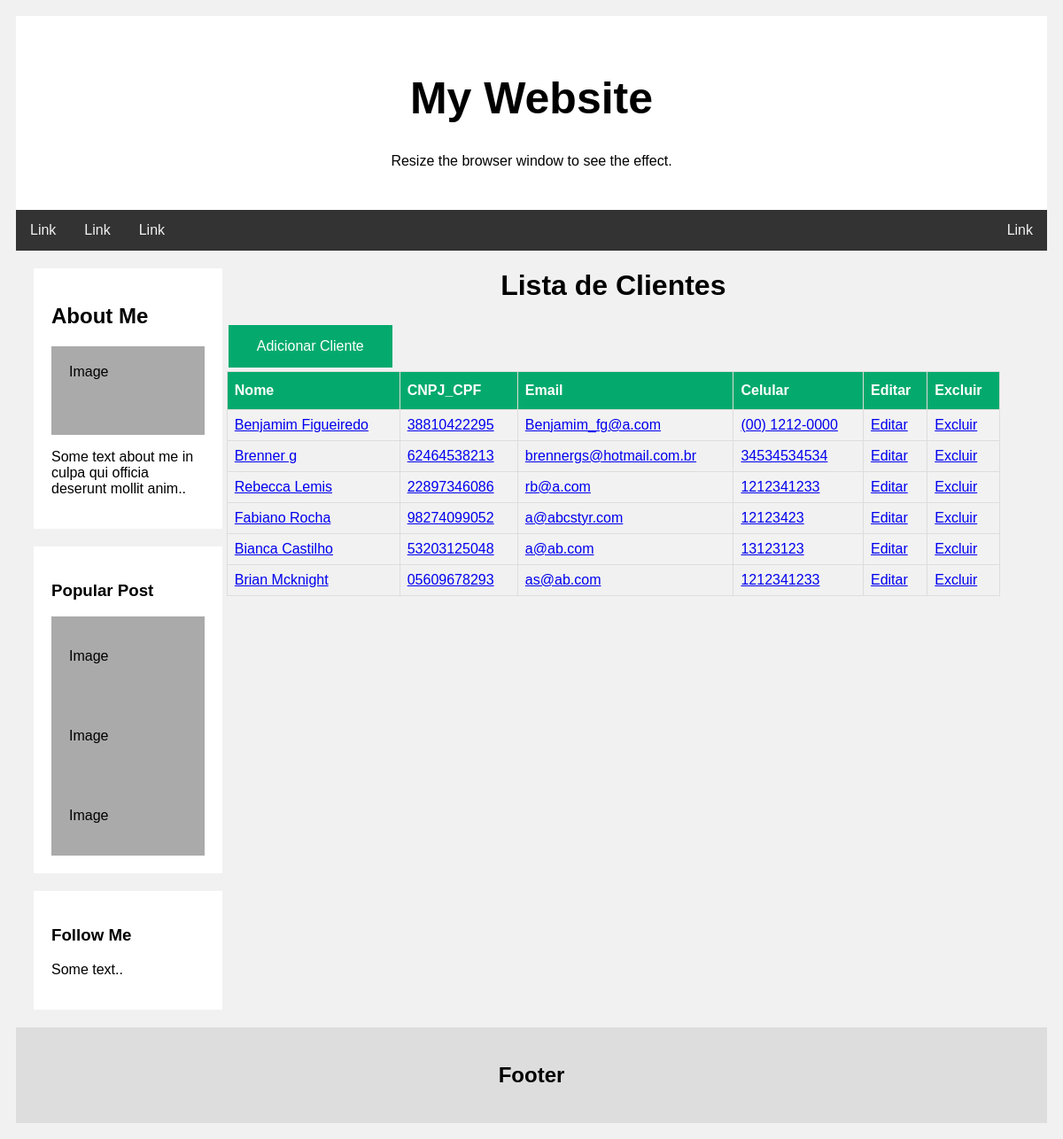
Page /clientes/ on the earlier database version.
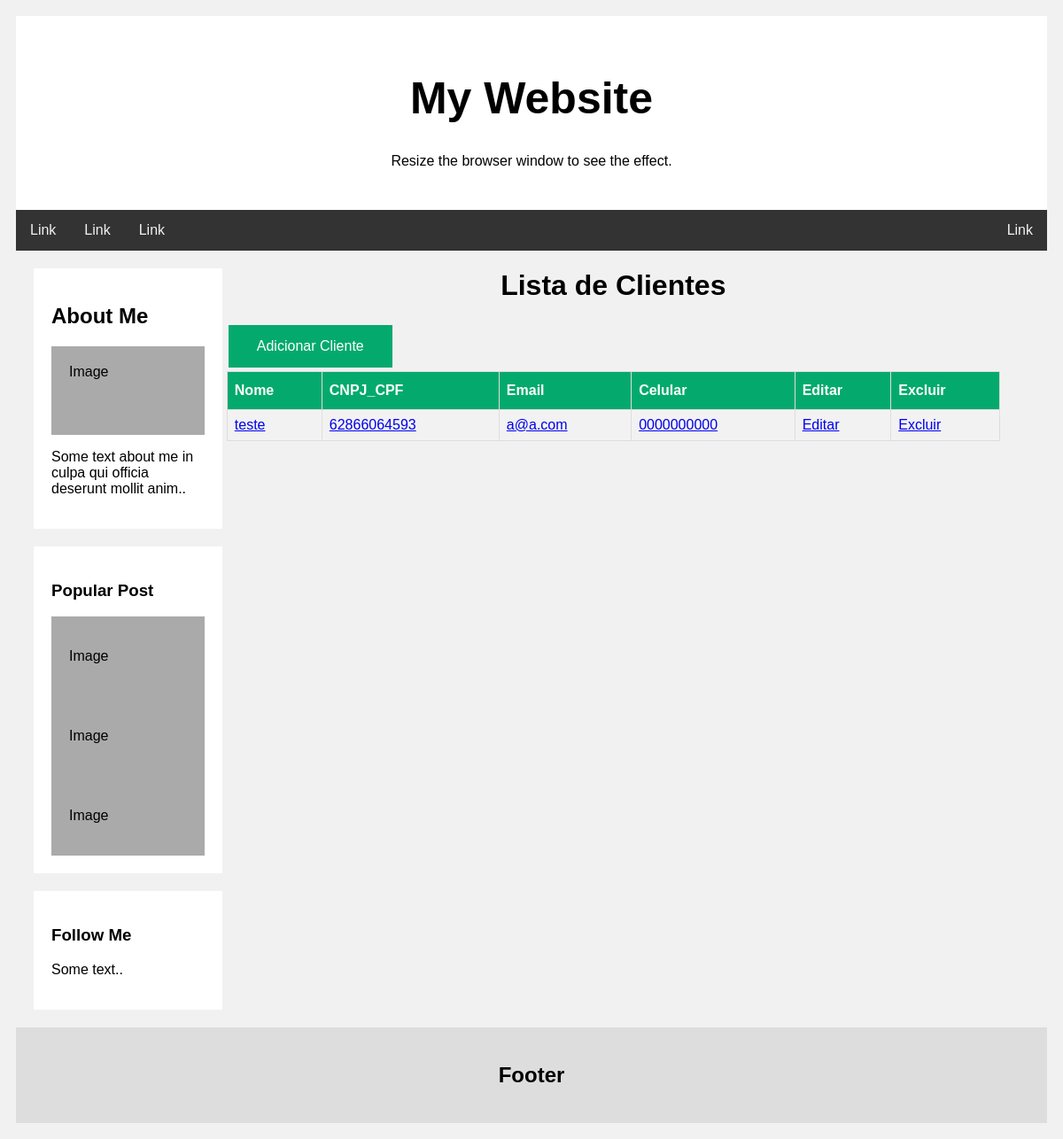
Same page on the later database version.
### clientes/models.py (models this page shows, shortened)
class Clientes(models.Model):
    Nome = models.CharField(max_length=100)
    CNPJ_CPF = models.CharField(unique=True, max_length=11)
    Email = models.CharField(max_length=100, unique=True)
    Celular = models.CharField(max_length=100)

### clientes/views.py (the view)
# urls.py: path('', clienteList, name='ClientesList'),
def clienteList(request):
    try:
        ClientesFor = Clientes.objects.all()
        return render(request, 'Clientes.html', {'Clientes': ClientesFor})
    except Exception as e:
        messages.warning(request, "Erro ao carregar dados por favor tente novamente mais tarde!")
        return HttpResponsePermanentRedirect(reverse('ClientesList'))

### clientes/Templates/Clientes.html (shortened to what this page needs)
{% extends 'base.html' %}
{% block content %}
    <div class="container mt-5">
        <h1 style="align-items: center; text-align: center;">Lista de Clientes</h1>
        <a href="{% url 'ClienteInsert' %}" class="buttonSuccess">Adicionar Cliente</a>
        <table>
                <tr>
                    <th>Nome</th>
                    <th>CNPJ_CPF</th>
                    <th>Email</th>
                    <th>Celular</th>
                    <th>Editar</th>
                    <th>Excluir</th>
                </tr>
                {% for Cliente in Clientes %}
                <tr>
                    <td><a href="{% url 'ClienteView' Cliente.id %}">{{ Cliente.Nome }}</a></td>
                    <td><a href="{% url 'ClienteView' Cliente.id %}">{{ Cliente.CNPJ_CPF }}</a></td>
                    <td><a href="{% url 'ClienteView' Cliente.id %}">{{ Cliente.Email }}</a></td>
                    <td><a href="{% url 'ClienteView' Cliente.id %}">{{ Cliente.Celular }}</a></td>
                    <td><a href="{% url 'ClienteEdit' Cliente.id %}">Editar</a></td>
                    <td><a href="{% url 'ClienteDelete' Cliente.id %}">Excluir</a></td>
                </tr>
                {% endfor %}
        </table>
    </div>
{% endblock %}

### clientes/Templates/base.html (shortened to what this page needs)
{% load static %}
<!DOCTYPE html>
<html>
<head>
  <link rel="stylesheet" href="{% static 'all.css' %}">
</head>
<body>
<div class="header">
  <h1>My Website</h1>
  <p>Resize the browser window to see the effect.</p>
</div>
<div class="topnav">
  <a href="#">Link</a>
  <a href="#">Link</a>
  <a href="#">Link</a>
  <a href="#" style="float:right">Link</a>
</div>
<div class="row">
  <div class="leftcolumn">
    <div class="card">
      <h2>About Me</h2>
      <div class="fakeimg" style="height:100px;">Image</div>
      <p>Some text about me in culpa qui officia deserunt mollit anim..</p>
    </div>
    <div class="card">
      <h3>Popular Post</h3>
      <div class="fakeimg"><p>Image</p></div>
      <div class="fakeimg"><p>Image</p></div>
      <div class="fakeimg"><p>Image</p></div>
    </div>
    <div class="card">
      <h3>Follow Me</h3>
      <p>Some text..</p>
    </div>
  </div>
  <div class="rightcolumn">
    {% block content %}{% endblock %}
  </div>
</div>
<div class="footer">
  <h2>Footer</h2>
</div>
</body>
</html>

### static/all.css (style rules this page uses)
table { font-family: Arial, Helvetica, sans-serif; border-collapse: collapse; width: 100%; overflow-x: auto; }
table td, table th { border: 1px solid #ddd; padding: 8px; }
table tr:nth-child(even) { background-color: #f2f2f2; }
table th { padding-top: 12px; padding-bottom: 12px; text-align: left; background-color: #04AA6D; color: white; }
* { box-sizing: border-box; }
body { font-family: Arial; padding: 10px; background: #f1f1f1; }
.header { padding: 30px; text-align: center; background: white; }
.header h1 { font-size: 50px; }
.topnav { overflow: hidden; background-color: #333; }
.topnav a { float: left; display: block; color: #f2f2f2; text-align: center; padding: 14px 16px; text-decoration: none; }
.rightcolumn { float: left; width: 75%; }
.leftcolumn { float: left; width: 20%; margin-right: 5px; background-color: #f1f1f1; padding-left: 20px; }
.fakeimg { background-color: #aaa; width: 100%; padding: 20px; }
.card { background-color: white; padding: 20px; margin-top: 20px; }
.row::after { content: ""; display: table; clear: both; }
.footer { padding: 20px; text-align: center; background: #ddd; margin-top: 20px; }
.buttonSuccess { background-color: #04AA6D; border: none; color: white; padding: 15px 32px; text-align: center; text-decoration: none; display: inline-block; font-size: 16px; margin: 4px 2px; cursor: pointer; -webkit-transition-duration: 0.4s; transition-duration: 0.4s; }

Differences in the rows shown:
removed Clientes: Nome "Benjamim Figueiredo", CNPJ_CPF "38810422295", Email "Benjamim_fg@a.com", Celular "(00) 1212-0000"
removed Clientes: Nome "Brenner g", CNPJ_CPF "62464538213", Email "brennergs@hotmail.com.br", Celular "34534534534"
removed Clientes: Nome "Rebecca Lemis", CNPJ_CPF "22897346086", Email "rb@a.com", Celular "1212341233"
removed Clientes: Nome "Fabiano Rocha", CNPJ_CPF "98274099052", Email "a@abcstyr.com", Celular "12123423"
removed Clientes: Nome "Bianca Castilho", CNPJ_CPF "53203125048", Email "a@ab.com", Celular "13123123"
removed Clientes: Nome "Brian Mcknight", CNPJ_CPF "05609678293", Email "as@ab.com", Celular "1212341233"
added Clientes: Nome "teste", CNPJ_CPF "62866064593", Email "a@a.com", Celular "0000000000"
